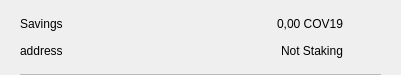
<?xml version="1.0" encoding="UTF-8"?>
<ui version="4.0">
 <class>CSRow</class>
 <widget class="QWidget" name="CSRow">
  <property name="geometry">
   <rect>
    <x>0</x>
    <y>0</y>
    <width>401</width>
    <height>75</height>
   </rect>
  </property>
  <property name="windowTitle">
   <string>Form</string>
  </property>
  <layout class="QVBoxLayout" name="verticalLayout">
   <property name="spacing">
    <number>0</number>
   </property>
   <property name="leftMargin">
    <number>20</number>
   </property>
   <property name="topMargin">
    <number>10</number>
   </property>
   <property name="rightMargin">
    <number>20</number>
   </property>
   <property name="bottomMargin">
    <number>0</number>
   </property>
   <item>
    <widget class="QWidget" name="info" native="true">
     <property name="minimumSize">
      <size>
       <width>0</width>
       <height>0</height>
      </size>
     </property>
     <layout class="QHBoxLayout" name="horizontalLayout_3">
      <property name="leftMargin">
       <number>0</number>
      </property>
      <property name="topMargin">
       <number>0</number>
      </property>
      <property name="rightMargin">
       <number>0</number>
      </property>
      <property name="bottomMargin">
       <number>10</number>
      </property>
      <item>
       <widget class="QWidget" name="container" native="true">
        <property name="minimumSize">
         <size>
          <width>0</width>
          <height>0</height>
         </size>
        </property>
        <layout class="QVBoxLayout" name="verticalLayout_2">
         <property name="spacing">
          <number>0</number>
         </property>
         <property name="leftMargin">
          <number>0</number>
         </property>
         <property name="topMargin">
          <number>0</number>
         </property>
         <property name="rightMargin">
          <number>0</number>
         </property>
         <property name="bottomMargin">
          <number>0</number>
         </property>
         <item>
          <layout class="QHBoxLayout" name="horizontalLayout">
           <item>
            <widget class="QLabel" name="labelName">
             <property name="text">
              <string>Savings</string>
             </property>
            </widget>
           </item>
           <item>
            <spacer name="horizontalSpacer">
             <property name="orientation">
              <enum>Qt::Horizontal</enum>
             </property>
             <property name="sizeHint" stdset="0">
              <size>
               <width>40</width>
               <height>20</height>
              </size>
             </property>
            </spacer>
           </item>
           <item>
            <widget class="QLabel" name="labelAmount">
             <property name="text">
              <string>0,00 COV19</string>
             </property>
            </widget>
           </item>
          </layout>
         </item>
         <item>
          <layout class="QHBoxLayout" name="horizontalLayout_2">
           <item>
            <widget class="QLabel" name="labelAddress">
             <property name="text">
              <string>address</string>
             </property>
            </widget>
           </item>
           <item>
            <spacer name="horizontalSpacer_2">
             <property name="orientation">
              <enum>Qt::Horizontal</enum>
             </property>
             <property name="sizeHint" stdset="0">
              <size>
               <width>40</width>
               <height>20</height>
              </size>
             </property>
            </spacer>
           </item>
           <item>
            <widget class="QLabel" name="labelStaking">
             <property name="text">
              <string>Not Staking</string>
             </property>
            </widget>
           </item>
          </layout>
         </item>
        </layout>
       </widget>
      </item>
      <item alignment="Qt::AlignHCenter|Qt::AlignVCenter">
       <widget class="QPushButton" name="pushButtonMenu">
        <property name="minimumSize">
         <size>
          <width>24</width>
          <height>24</height>
         </size>
        </property>
        <property name="maximumSize">
         <size>
          <width>32</width>
          <height>32</height>
         </size>
        </property>
        <property name="focusPolicy">
         <enum>Qt::NoFocus</enum>
        </property>
        <property name="styleSheet">
         <string notr="true">border:none; background-color:transparent;</string>
        </property>
        <property name="text">
         <string/>
        </property>
        <property name="icon">
         <iconset>
          <normaloff>://ic-menu-hover</normaloff>://ic-menu-hover</iconset>
        </property>
        <property name="iconSize">
         <size>
          <width>24</width>
          <height>24</height>
         </size>
        </property>
       </widget>
      </item>
     </layout>
    </widget>
   </item>
   <item>
    <widget class="QLabel" name="lblDivisory">
     <property name="minimumSize">
      <size>
       <width>0</width>
       <height>1</height>
      </size>
     </property>
     <property name="maximumSize">
      <size>
       <width>16777215</width>
       <height>1</height>
      </size>
     </property>
     <property name="styleSheet">
      <string notr="true">background-color:#bababa;</string>
     </property>
     <property name="text">
      <string/>
     </property>
     <property name="alignment">
      <set>Qt::AlignBottom|Qt::AlignLeading|Qt::AlignLeft</set>
     </property>
    </widget>
   </item>
  </layout>
 </widget>
 <resources/>
 <connections/>
</ui>
